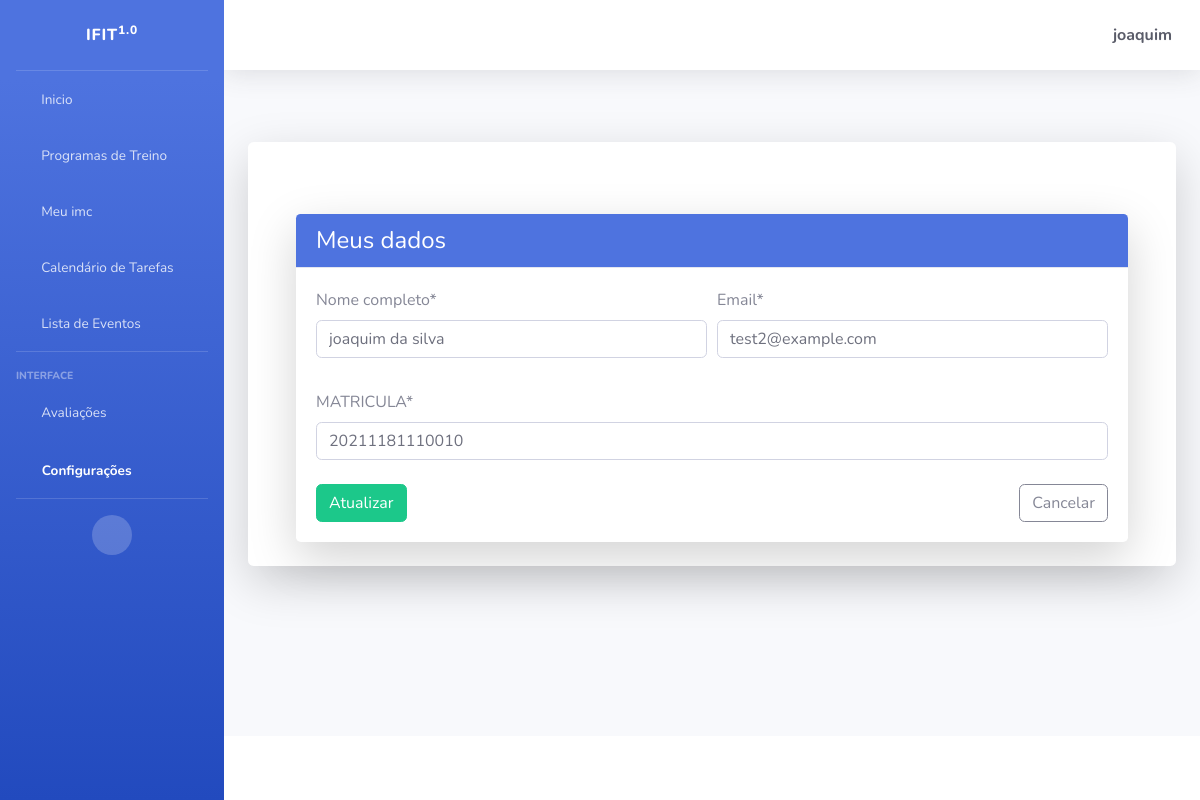
Screenshot of /atualizar-dados/ (signed in) with the database file from the repository.
### usuarios/models.py (models this page shows)
class Perfil(models.Model):
    nome_completo = models.CharField(max_length=50, null=True)
    email = models.CharField(max_length=100, null=True)
    matricula = models.CharField(max_length=14, null=True, verbose_name="MATRICULA")
    usuario = models.OneToOneField(User, on_delete=models.CASCADE)

### usuarios/views.py (the view)
# urls.py: path('atualizar-dados/', PerfilUpdate.as_view(), name='atualizar-dados'),
class PerfilUpdate(UpdateView):
    template_name = "cadastros/form_perfil.html"
    model = Perfil
    fields = ['nome_completo', 'email', 'matricula']
    success_url = reverse_lazy("inicio")
    def get_object(self, queryset=None):
        perfil, _ = Perfil.objects.get_or_create(usuario=self.request.user)
        return perfil
    def get_context_data(self, *args, **kwargs):
        context = super().get_context_data(*args, **kwargs)
        context['titulo'] = "Meus dados"
        context['botao'] = "Atualizar"
        return context

### cadastros/templates/cadastros/form_perfil.html (shortened to what this page needs)
{% extends 'paginas/index.html' %}
{% load crispy_forms_tags %}
{% block conteudo %}
<div class="container mt-5">
  <div class="card shadow-lg border-0 rounded-lg">
    <div class="card-header bg-primary text-white">
      <h4 class="mb-0">{{ titulo }}</h4>
    </div>
    <div class="card-body">
      <form method="POST">
        <div class="form-row">
          <div class="form-group col-md-6">
            {{ form.nome_completo|as_crispy_field }}
          </div>
          <div class="form-group col-md-6">
            {{ form.email|as_crispy_field }}
          </div>
        </div>
        <div class="form-group">
          {{ form.matricula|as_crispy_field }}
        </div>
        <div class="d-flex justify-content-between mt-4">
          <button type="submit" class="btn btn-success">{{ botao }}</button>
          <a href="{% url 'inicio' %}" class="btn btn-outline-secondary">Cancelar</a>
        </div>
      </form>
    </div>
  </div>
</div>
{% endblock %}

### paginas/templates/paginas/index.html (shortened to what this page needs)
{% load static %}
<!DOCTYPE html>
<html lang="pt-br">
<head>
    <link href={% static "fontawesome-free/css/all.min.css" %} rel="stylesheet" type="text/css">
    <link href={% static "css/sb-admin-2.min.css" %} rel="stylesheet" type="text/css">
    <link href={% static "css/sb-admin-2.min.css" %} rel="stylesheet">
</head>
<body id="page-top">
    <div id="wrapper">
        <ul class="navbar-nav bg-gradient-primary sidebar sidebar-dark accordion" id="accordionSidebar">
            <a class="sidebar-brand d-flex align-items-center justify-content-center" href="index.html">
                <div class="sidebar-brand-text mx-3">IFIT<sup>1.0</sup></div>
            </a>
            <hr class="sidebar-divider my-0">
            <li class="nav-item {% if request.path == '/' or request.path == '/inicio/' %}active{% endif %}">
                <a class="nav-link" href="{% url 'inicio' %}">
                    <i class="fas fa-fw fa-home"></i>
                    <span>Inicio</span>
                </a>
            </li>
            <li class="nav-item {% if request.path == '/listar-training-exercicios/' %}active{% endif %}">
                <a class="nav-link" href="{% url 'listar-training-exercicios' %}">
                    <i class="fas fa-fw fa-dumbbell"></i>
                    <span>Programas de Treino</span>
                </a>
            </li>
            <li class="nav-item {% if request.path == '/listar-training-exercicios/' %}active{% endif %}">
                <a class="nav-link" href="{% url 'progresso_imc' %}">
                    <i class="fas fa-fw fa-balance-scale"></i>
                    <span>Meu imc</span>
                </a>
            </li>
            <li class="nav-item {% if request.path == '/calendar/' %}active{% endif %}">
                <a class="nav-link" href="{% url 'calendar' %}">
                    <i class="fas fa-fw fa-calendar"></i>
                    <span>Calendário de Tarefas</span>
                </a>
            </li>
            <li class="nav-item {% if request.path == '/task-list/' %}active{% endif %}">
                <a class="nav-link" href="{% url 'task-list' %}">
                    <i class="fas fa-fw fa-clipboard"></i>
                    <span>Lista de Eventos</span>
                </a>
            </li>
            <hr class="sidebar-divider">
            <div class="sidebar-heading">
                Interface
            </div>
            <li class="nav-item {% if request.path == '/avaliacoes/' or request.path == '/listar-avaliacoes/' %}active{% endif %}">
                <a class="nav-link collapsed" href="#" data-toggle="collapse" data-target="#collapseTwo"
                    aria-expanded="true" aria-controls="collapseTwo">
                    <i class="fas fa-fw fa-heartbeat"></i>
                    <span>Avaliações</span>
                </a>
            </li>
            <li class="nav-item {% if request.path == '/atualizar-dados/' %}active{% endif %}">
                <a class="nav-link collapsed" href="#" data-toggle="collapse" data-target="#collapseUtilities"
                    aria-expanded="true" aria-controls="collapseUtilities">
                    <i class="fas fa-fw fa-wrench"></i>
                    <span>Configurações</span>
                </a>
            </li>
            <hr class="sidebar-divider d-none d-md-block">
            <div class="text-center d-none d-md-inline">
                <button class="rounded-circle border-0" id="sidebarToggle"></button>
            </div>
        </ul>
        <div id="content-wrapper" class="d-flex flex-column">
            <div id="content">
                <nav class="navbar navbar-expand navbar-light bg-white topbar mb-4 static-top shadow">
                    <ul class="navbar-nav ml-auto">
                        <li class="nav-item dropdown no-arrow">
                            {% if request.user.is_authenticated %}
                            <a class="nav-link dropdown-toggle" href="#" id="userDropdown" role="button"
                                data-toggle="dropdown" aria-haspopup="true" aria-expanded="false">
                                <span class="fas fa-user-circle fa-lg fa-fw mr-2 text-dark"></span>
                                <span class="font-weight-bold text-dark">{{ request.user }}</span>
                            </a>
                            {% endif %}
                        </li>
                    </ul>
                </nav>
                <div class="container-fluid py-5">
                    <div class="jumbotron bg-white shadow-lg p-4 rounded">
                        {% block conteudo %}{% endblock %}
                    </div>
                </div>
            </div>
            <footer class="sticky-footer bg-white">
            </footer>
        </div>
    </div>
</body>
</html>

### paginas/templates/paginas/index.html (style rules this page uses)
.nav-item.active a { font-size: 1.1rem; }

### rows the page displays
Perfil: nome_completo "joaquim da silva", email "test2@example.com", matricula "20211181110010"

### other values shown
{{ request.user }} "joaquim"
{{ titulo }} "Meus dados"
{{ botao }} "Atualizar"
